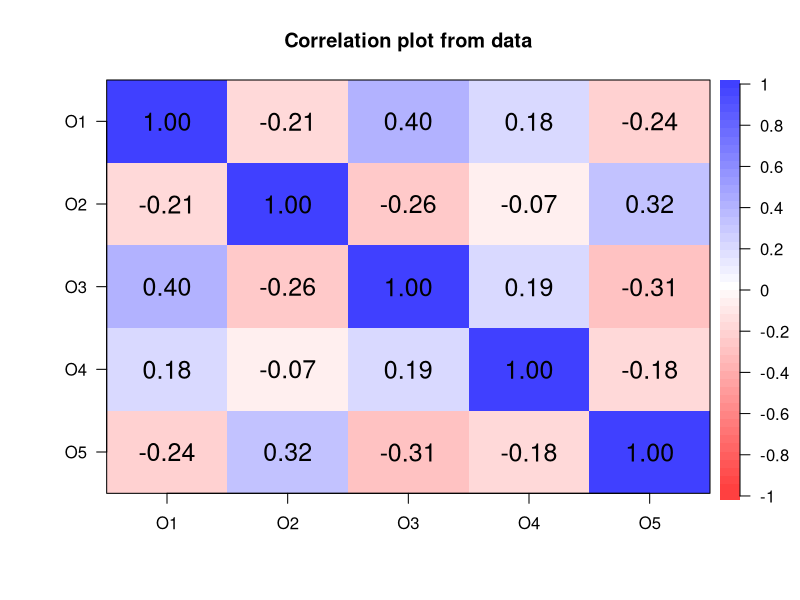
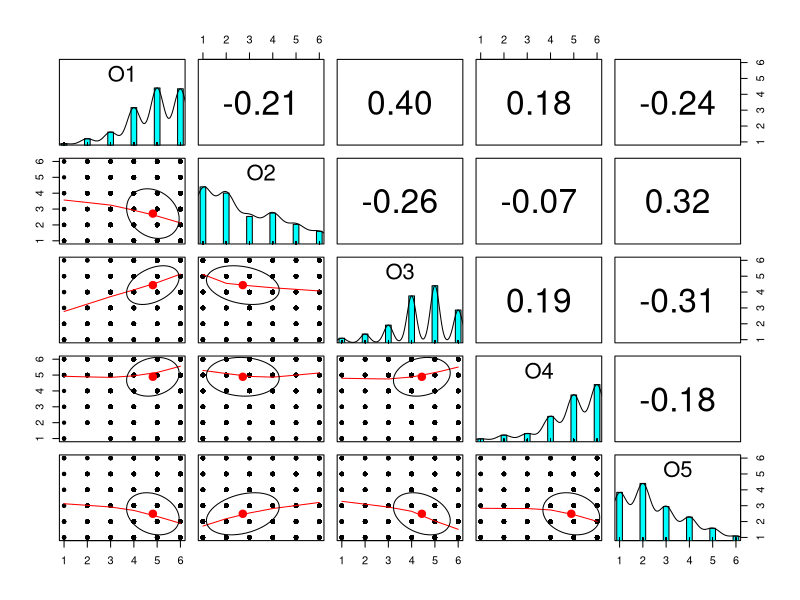
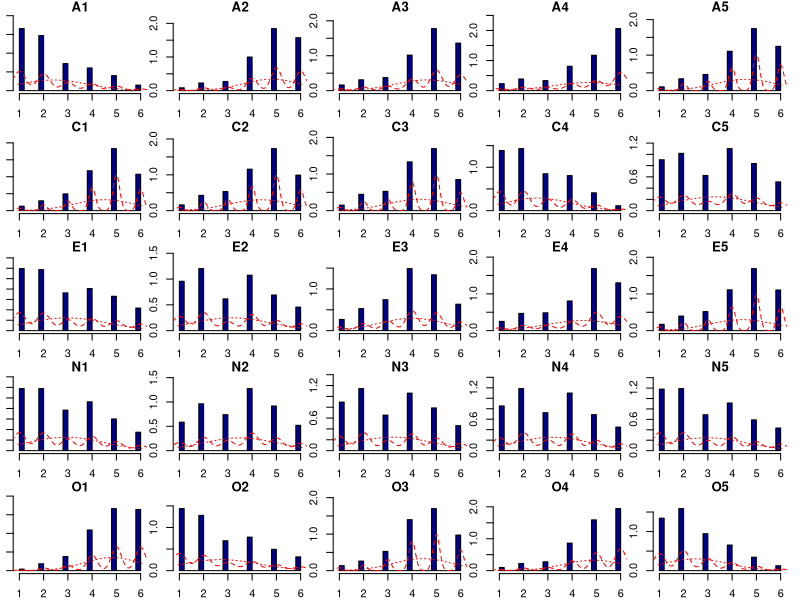
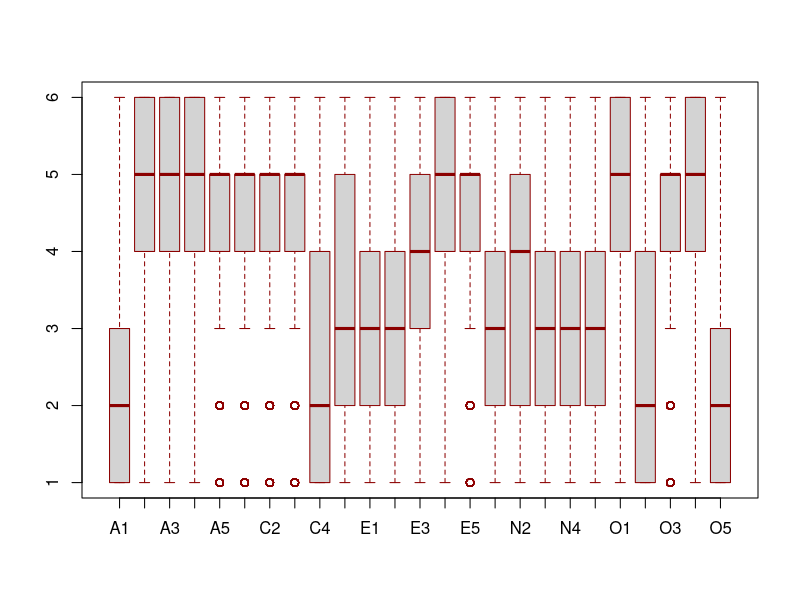
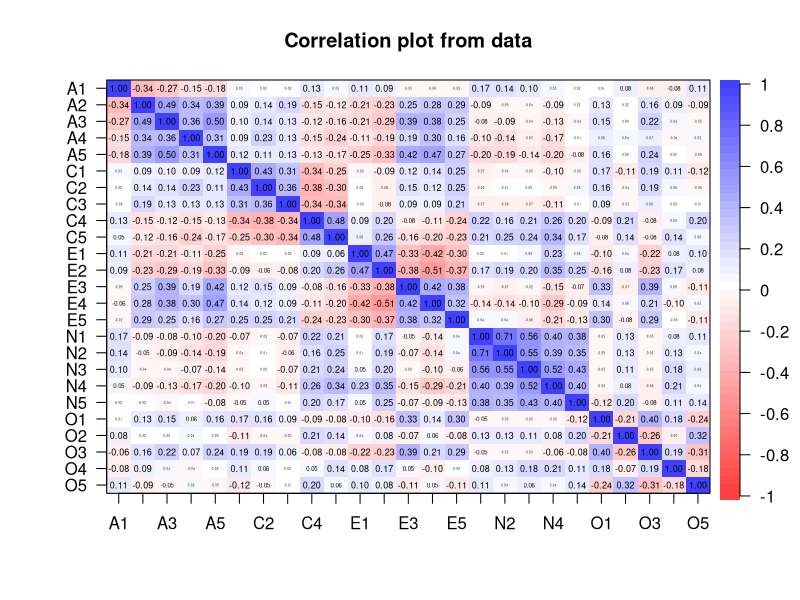
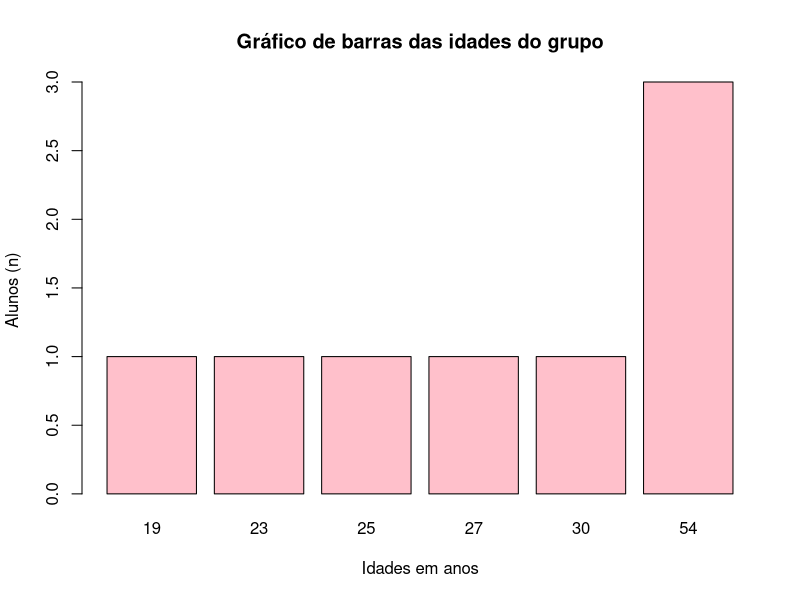
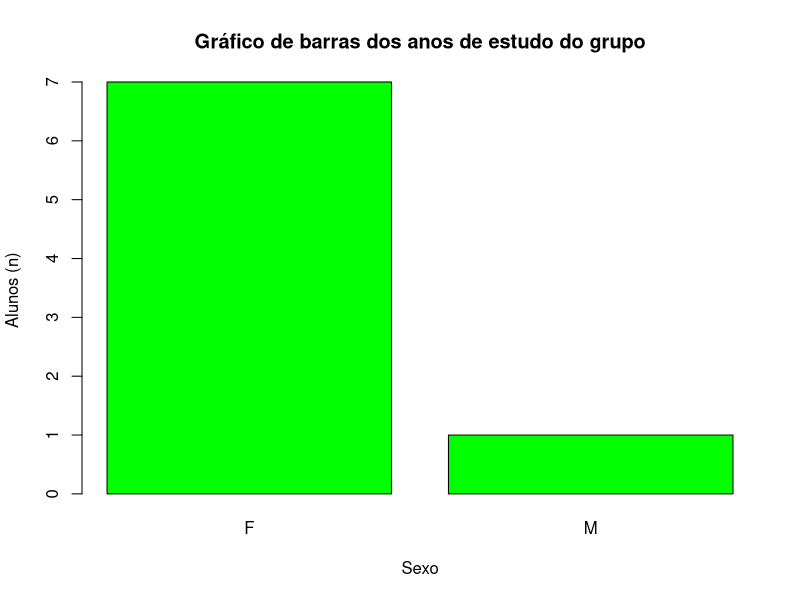
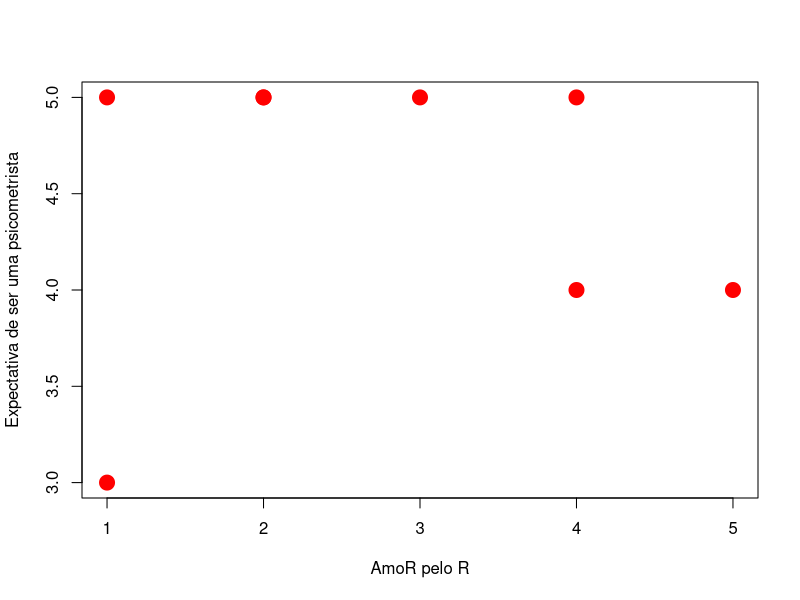

The R script that drew these images, in order:
## ---- chunk 1
library(psych)
## ---- chunk 2
data(bfi)
head(bfi)
## ---- chunk 3

cor(x = bfi$age, #variável 1: idade
    y = bfi$education, #variável 2: escolaridade
    use = "complete.obs", #usar apenas observações sem dados faltosos
    method = "pearson") #calcular correlações de Pearson

## ---- chunk 4

# R2 é igual ao coeficiente de correlação ao quadrado
0.24 * 0.24 

# Outra forma de se elevar ao quadrado
.24^2 

# Para interpretar o R2 em termos percentuais, basta multiplicar o quadrado do coeficiente de correlação por 100
(.24^2)*100 
## ---- chunk 5

names(bfi) #ver quais são as variáveis de abertura (O)

abertura <- bfi[,21:25] #selecionamos somente as variáveis de abertura
names(abertura) #verificando se o objeto "abertura" criado está apenas com variáveis de abertura

options(scipen = 9999) #desligar a notação científica

#calcular as correlações de Pearson, com intervalo de confiança
ab.correl <- corr.test(abertura, #banco de dados
                       use = "pairwise", #tratamento de missing
                       method = "pearson") #método de correlação

ab.r <- ab.correl$r #matriz de correlações calculada

ab.n <- ab.correl$n #observações por pares de itens utilizadas para calcular as correlações

ab.ci <- round(ab.correl$ci,3) #intervalo de confiança com arrendondamento para 3 decimais


## ---- chunk 6
cor.plot(abertura, digits = 2, cex = 1) #correlograma de mapa de calor
## ---- chunk 7
pairs.panels(x = abertura, method = "pearson") #correlograma
## ---- chunk 8

#instalar o pacote psych
#install.packages("psych")

#carregar o pacote psych
library(psych)
## ---- chunk 9

#abrir o banco
data(bfi)

#visualizar o cabeçalho do data frame
head(bfi)
## ---- chunk 10
#visualizar a estrutura do data frame
str(bfi)
## ---- chunk 11
#nomes das colunas
names(bfi)
## ---- chunk 12
summary(object = bfi)
## ---- chunk 13

psych::describe(x = bfi)
## ---- chunk 14
psych::describe(x = bfi, quant = c(.1, .2, .3, .4, .5, .6, .7, .8, .9))
## ---- chunk 15
psych::describeBy(x = bfi, group = "gender", digits = 2)
## ---- chunk 16

table(bfi$gender)
## ---- chunk 17

#selecionando somente os itens de personalidade, que são os 25 primeiros do banco bfi

dados <- bfi[,1:25]
## ---- chunk 18

psych::multi.hist(x = dados,
                  ncol = 5, nrow = 5,
                  density = TRUE,
                  bcol = "darkblue", dcol = "red",
                  global = TRUE)

## ---- chunk 19
boxplot(dados, border = "darkred")
## ---- chunk 20

psych::cor.plot(dados)

## ---- chunk 21
# como nomear objetos:
exemplo.de.nome <- "exemplo"
exemplo_de_nome <- "exemplo"
exemploNome <- "exemplo"
nomeExemplo <- "exemplo"
nome999 <- "Exemplo"
## ---- chunk 22

# Criando um objeto numérico:
numero.um <- 1
numero.dois <- 2
numero_inteiro <- 543
decimais <- 0.5

# Verificando o quê tem dentro do objeto:
numero.um
numero.dois
numero_inteiro
decimais

# Verificando o tipo (classe) de dados de um objeto:
class(numero.um)
class(numero.dois)
class(numero_inteiro)
class(decimais)

## ---- chunk 23

# Criando um objeto string (caractere):
meu.texto <- "texto vem aqui entre aspas"
meuNome <- "alexandre"
outro_texto <- "outro texto"
titulo <- "texto"


# Verificando o quê tem dentro do objeto:
meu.texto
meuNome
outro_texto
titulo

# Verificando o tipo de dado de um objeto:
class(meu.texto)
class(meuNome)
class(outro_texto)
class(titulo)
## ---- chunk 24

x <- 5
y <- 10

# Comparação que retorna um valor booleano
x == y  #FALSE
x < y #TRUE
y > x #TRUE
y != x #TRUE
## ---- chunk 25
# Criando um vetor com categorias
sexo <- c("masculino", "feminino", "feminino", "masculino")

# Convertendo para fator
fator_sexo <- factor(sexo)

# Verificando os níveis
levels(fator_sexo)

## ---- chunk 26

# Criando vetores numéricos, de caracteres e lógicos
vetor_numerico <- c(1, 2, 3, 4, 5)
vetor_caractere <- c("a", "b", "c")
vetor_logico <- c(TRUE, FALSE, TRUE)

# Exibindo os vetores
vetor_numerico
vetor_caractere
vetor_logico

# Verificando o tipo de cada vetor
class(vetor_numerico)
class(vetor_caractere)
class(vetor_logico)

## ---- chunk 27
# Criando uma matriz
matriz_exemplo <- matrix(1:9, nrow = 3, ncol = 3)

# Exibindo a matriz
matriz_exemplo

# Verificando a classe
class(matriz_exemplo)

## ---- chunk 28

df <-
  data.frame(
  nome = c("Alice", "Bob", "Carol"),
  idade = c(25, 30, 22),
  sexo = factor(c("feminino", "masculino", "feminino"))
  )

## ---- chunk 29

df
## ---- chunk 30
str(df)
## ---- chunk 31
head(df)
## ---- chunk 32
names(df)
## ---- chunk 33
minha_lista <- list(nome = "Alexandre",
                    numeros = c(1, 2, 3),
                    matriz = matriz_exemplo)
## ---- chunk 34
minha_lista
## ---- chunk 35
# Acessando elementos da lista
minha_lista$nome
minha_lista$numeros
minha_lista$matriz
## ---- chunk 36
# exemplo
nomes <- c("Spearman", "Revelle",
           "Pasquali", "Pearson",
           "Cattell")
idades <- c(24, 50, 34, 78, 50)
anos_de_estudo <- c(18, 45, 30, 72, 45)

#continue para gênero, nível de amor e expectativas...
## ---- chunk 37

nomes <- c("Victória F.", "Fernanda",
           "Rebeca", "Victória A.",
           "Ana Carolina", "Antônio",
           "Luciana D.", "Janete")

idades <- c(23, 27,
            25, 19,
            54, 54,
            30, 54)

sexo <- c("F", "F",
          "F", "F",
          "F", "M",
          "F", "F")

amoR <- c(1, 2,
          4, 4,
          3, 5,
          1, 2)

expectativa <- c(3, 5,
                 5, 4,
                 5, 4,
                 5, 5)
## ---- chunk 38

#exemplo
df <- data.frame(nomes, idades) #continue com as demais variáveis

#você pode elaborar o df diretamente, sem fazer os vetores antes:
df <- data.frame(
  nomes = c("Spearman", "Revelle", "Pasquali", "Pearson", "Cattell"),
  idades = c(24, 50, 34, 78, 50),
  anos_de_estudo = c(18, 45, 30, 72, 45)) #continue com as demais variáveis

print(df)

## ---- chunk 39

df <- data.frame(nomes, idades,
                 sexo, amoR,
                 expectativa)

head(df)
## ---- chunk 40
#exemplo
media_idade <- mean(df$idades)
print(media_idade)

media_amoR <- mean(df$amoR)
media_amoR

media_expectativa <- mean(df$expectativa)
media_expectativa
## ---- chunk 41
#exemplo
tabela_idade <- table(df$idades)
tabela_idade
## ---- chunk 42

#exemplo
barplot(height = tabela_idade, #table() conta a frequência de um valor
        main = "Gráfico de barras das idades do grupo", #título do gráfico
        col = "pink", #cor das barras
        xlab = "Idades em anos", #título do eixo x
        ylab = "Alunos (n)", #título do eixo y
        ) 


barplot(height = table(df$sexo), #table() conta a frequência de um valor
        main = "Gráfico de barras dos anos de estudo do grupo", #título do gráfico
        col = "green", #cor das barras
        xlab = "Sexo", #título do eixo x
        ylab = "Alunos (n)", #título do eixo y
        ) 

## ---- chunk 43
#exemplo
plot(x = df$amoR, #variável 1
     y = df$expectativa, #variável 2
     xlab = "AmoR pelo R", #título do eixo x
     ylab = "Expectativa de ser uma psicometrista", #título do eixo y
     col="red",#cor dos símbolos
     pch = 20, #formato dos símbolos 
     cex = 3) #tamanho dos símbolos
## ---- chunk 44
library(readxl)
## ---- chunk 45

# carregar o pacote:
library(readxl)

# abrir o banco de dados:
## exemplo é o nome do objeto que será criado no R
## read_excel() é a função do pacote readxl
## path é o caminho do meu arquivo no meu computador
exemplo <- read_excel(path = "dados/exemplo.xlsx")

## ---- chunk 46
exemplo <- readxl::read_excel(path = "dados/exemplo.xlsx")
exemplo
